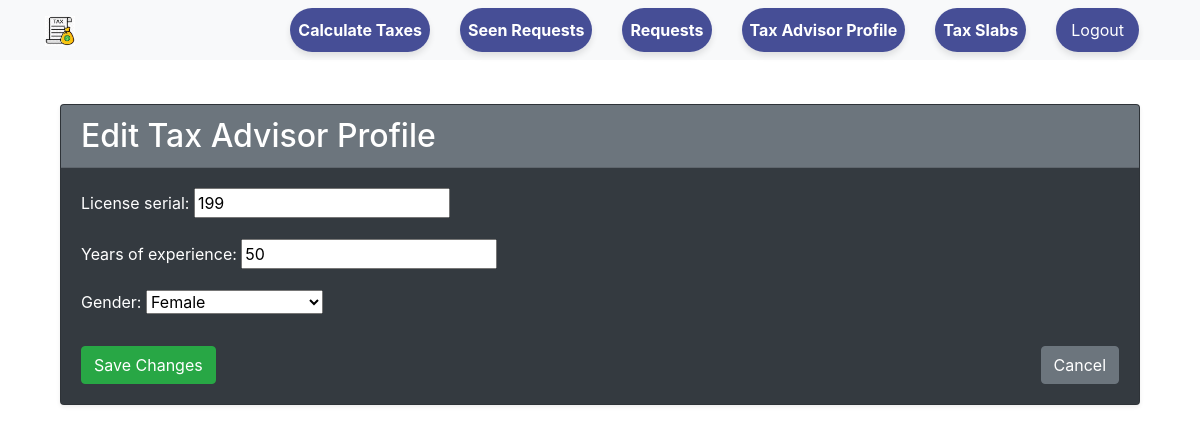
The app's page /advisor/profile/edit/ (signed in) with its own data.
### advisor/models.py (models this page shows, shortened)
class TaxAdvisorProfile(models.Model):
    GENDER_CHOICES = [
        ('Male', 'Male'),
        ('Female', 'Female'),
        ('not_specified', 'Prefer not to specify'),
    ]
    user = models.OneToOneField(User, on_delete=models.CASCADE )#, related_name="tax_advisor_profile")
    license_serial = models.CharField(max_length=100, unique=True)
    years_of_experience = models.PositiveIntegerField()
    gender = models.CharField(max_length=30,choices=GENDER_CHOICES, default='Not specified')

### advisor/views.py (the view, shortened to what this page needs)
# urls.py: path('profile/edit/', views.TaxAdvisorProfileEditView.as_view(), name='edit_profile'),
class TaxAdvisorProfileEditView(LoginRequiredMixin, View):
    def get(self, request):
        try:
            profile = TaxAdvisorProfile.objects.get(user=request.user)
        except TaxAdvisorProfile.DoesNotExist:
            return redirect('create_profile')  # Redirect if profile doesn't exist
        form = TaxAdvisorProfileForm(instance=profile)
        return render(request, 'advisor/edit_tax_advisor_profile.html', {'form': form, 'user': request.user})

### advisor/forms.py (shortened to what this page needs)
class TaxAdvisorProfileForm(forms.ModelForm):
    class Meta:
        model = TaxAdvisorProfile
        fields = ['license_serial', 'years_of_experience','gender']
        widgets = {
            'license_serial': forms.TextInput(attrs={'placeholder': 'License Serial'}),
            'years_of_experience': forms.NumberInput(attrs={'placeholder': 'Years of Experience'}),
            'gender': forms.Select(choices=TaxAdvisorProfile.GENDER_CHOICES),
            }

### accounts/context_processor.py (called while the page is built)
def user_groups(request):
    user = request.user
    return {
        'is_admin': user.is_authenticated and user.is_superuser,
        'is_taxadvisor': user.is_authenticated and user.groups.filter(name='Tax Advisor').exists(),
        'is_indivual_user': user.is_authenticated and user.groups.filter(name='Individual User').exists(),
    }

### advisor/templates/advisor/edit_tax_advisor_profile.html (shortened to what this page needs)
{% extends "base.html" %}
{% block content %}
<div class="container mt-5">
    <div class="card shadow-sm bg-dark text-white">
        <div class="card-header bg-secondary text-white">
            <h2 class="mb-0"> Edit Tax Advisor Profile</h2>
        </div>
        <div class="card-body">
            <form method="post">
                {{ form.as_p }}
                <div class="d-flex justify-content-between mt-4">
                    <button type="submit" class="btn btn-success"> Save Changes</button>
                    <a href="{% url 'profile' %}" class="btn btn-secondary"> Cancel</a>
                </div>
            </form>
        </div>
    </div>
</div>
{% endblock %}

### templates/base.html (style rules this page uses)
body { padding-top: 56px; }

### records on screen
TaxAdvisorProfile: license_serial "199", years_of_experience "50", gender "Female"
